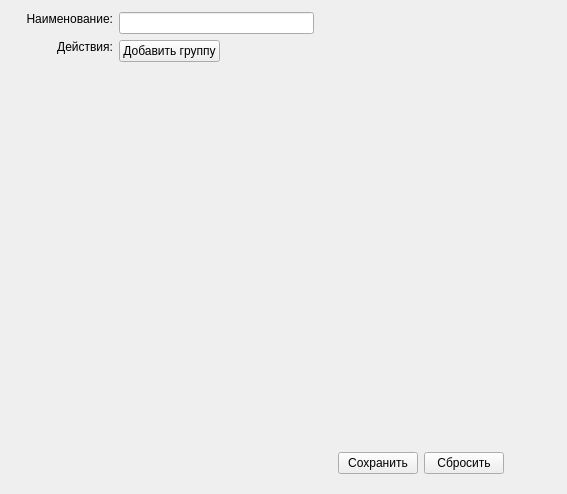
<?xml version="1.0" encoding="UTF-8"?>
<ui version="4.0">
 <class>CHGAddSets</class>
 <widget class="QWidget" name="CHGAddSets">
  <property name="geometry">
   <rect>
    <x>0</x>
    <y>0</y>
    <width>567</width>
    <height>494</height>
   </rect>
  </property>
  <property name="windowTitle">
   <string>Form</string>
  </property>
  <widget class="QWidget" name="horizontalLayoutWidget">
   <property name="geometry">
    <rect>
     <x>10</x>
     <y>0</y>
     <width>511</width>
     <height>491</height>
    </rect>
   </property>
   <layout class="QHBoxLayout" name="mainLayout">
    <property name="leftMargin">
     <number>10</number>
    </property>
    <property name="topMargin">
     <number>6</number>
    </property>
    <property name="rightMargin">
     <number>6</number>
    </property>
    <property name="bottomMargin">
     <number>6</number>
    </property>
    <item>
     <layout class="QGridLayout" name="gridLayout">
      <property name="margin">
       <number>6</number>
      </property>
      <item row="0" column="0">
       <widget class="QLabel" name="label">
        <property name="text">
         <string>Наименование:</string>
        </property>
        <property name="alignment">
         <set>Qt::AlignRight|Qt::AlignTop|Qt::AlignTrailing</set>
        </property>
       </widget>
      </item>
      <item row="4" column="1">
       <layout class="QHBoxLayout" name="horizontalLayout_2">
        <property name="margin">
         <number>5</number>
        </property>
        <item>
         <spacer name="horizontalSpacer">
          <property name="orientation">
           <enum>Qt::Horizontal</enum>
          </property>
          <property name="sizeHint" stdset="0">
           <size>
            <width>40</width>
            <height>20</height>
           </size>
          </property>
         </spacer>
        </item>
        <item>
         <widget class="QPushButton" name="cmdSave">
          <property name="text">
           <string>Сохранить</string>
          </property>
         </widget>
        </item>
        <item>
         <widget class="QPushButton" name="cmdDrop">
          <property name="text">
           <string>Сбросить</string>
          </property>
         </widget>
        </item>
       </layout>
      </item>
      <item row="1" column="0">
       <widget class="QLabel" name="label_2">
        <property name="text">
         <string>Действия:</string>
        </property>
        <property name="alignment">
         <set>Qt::AlignRight|Qt::AlignTop|Qt::AlignTrailing</set>
        </property>
       </widget>
      </item>
      <item row="0" column="1">
       <layout class="QHBoxLayout" name="horizontalLayout_3">
        <item>
         <widget class="QLineEdit" name="txtName"/>
        </item>
        <item>
         <spacer name="horizontalSpacer_2">
          <property name="orientation">
           <enum>Qt::Horizontal</enum>
          </property>
          <property name="sizeHint" stdset="0">
           <size>
            <width>40</width>
            <height>20</height>
           </size>
          </property>
         </spacer>
        </item>
       </layout>
      </item>
      <item row="1" column="1">
       <layout class="QHBoxLayout" name="horizontalLayout_4">
        <item>
         <layout class="QVBoxLayout" name="verticalLayout">
          <property name="rightMargin">
           <number>6</number>
          </property>
          <item>
           <widget class="QPushButton" name="cmdAddGroup">
            <property name="text">
             <string>Добавить группу</string>
            </property>
           </widget>
          </item>
         </layout>
        </item>
        <item>
         <spacer name="horizontalSpacer_3">
          <property name="orientation">
           <enum>Qt::Horizontal</enum>
          </property>
          <property name="sizeHint" stdset="0">
           <size>
            <width>40</width>
            <height>20</height>
           </size>
          </property>
         </spacer>
        </item>
       </layout>
      </item>
      <item row="2" column="1">
       <spacer name="verticalSpacer">
        <property name="orientation">
         <enum>Qt::Vertical</enum>
        </property>
        <property name="sizeHint" stdset="0">
         <size>
          <width>20</width>
          <height>40</height>
         </size>
        </property>
       </spacer>
      </item>
     </layout>
    </item>
   </layout>
  </widget>
 </widget>
 <resources/>
 <connections/>
</ui>
